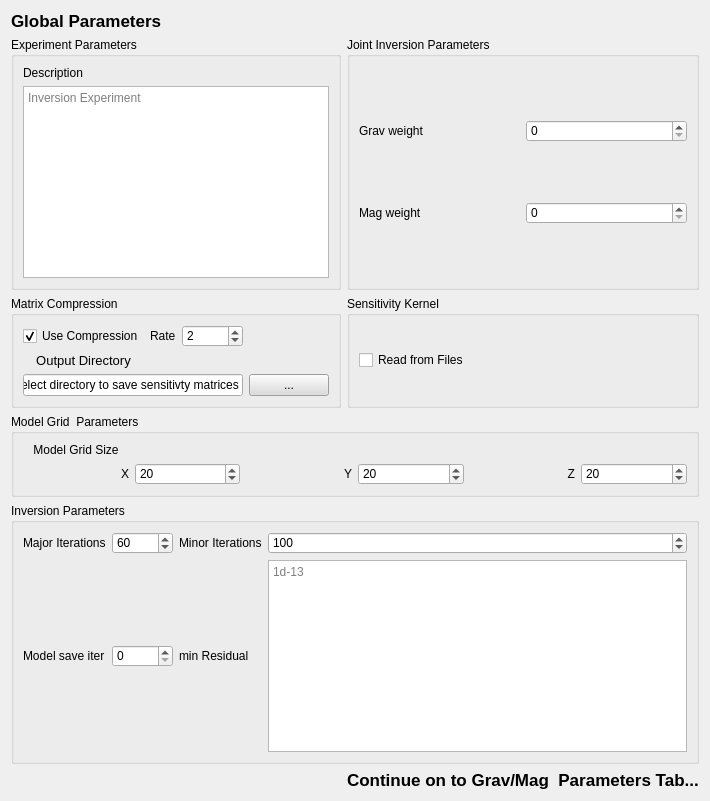
     <widget class="QWidget" name="Fieldwork_preparation">
      <property name="styleSheet">
       <string notr="true">#Fieldwork_preparation {
	background-position: center;
	background-repeat: no-repeat;
	background-attachment: fixed; 
	background-size: 100% 100%;
	background-color: rgb(240, 240, 240,255);
}</string>
      </property>
      <attribute name="title">
       <string>Global Parameters</string>
      </attribute>
      <layout class="QGridLayout" name="gridLayout_12">
       <item row="1" column="1">
        <widget class="QGroupBox" name="groupBox_4">
         <property name="title">
          <string>Experiment Parameters</string>
         </property>
         <layout class="QGridLayout" name="gridLayout_16">
          <item row="1" column="0">
           <widget class="QTextEdit" name="textEdit">
            <property name="placeholderText">
             <string>Inversion Experiment</string>
            </property>
           </widget>
          </item>
          <item row="0" column="0">
           <widget class="QLabel" name="label">
            <property name="text">
             <string>Description</string>
            </property>
           </widget>
          </item>
         </layout>
        </widget>
       </item>
       <item row="1" column="2">
        <widget class="QGroupBox" name="groupBox_28">
         <property name="title">
          <string>Joint Inversion Parameters</string>
         </property>
         <layout class="QGridLayout" name="gridLayout_14">
          <item row="0" column="0">
           <widget class="QLabel" name="label_70">
            <property name="text">
             <string>Grav weight</string>
            </property>
           </widget>
          </item>
          <item row="0" column="1">
           <widget class="QgsDoubleSpinBox" name="mQgsDoubleSpinBox_36">
            <property name="enabled">
             <bool>true</bool>
            </property>
            <property name="decimals">
             <number>0</number>
            </property>
            <property name="maximum">
             <double>1.000000000000000</double>
            </property>
            <property name="singleStep">
             <double>0.100000000000000</double>
            </property>
            <property name="value">
             <double>0.000000000000000</double>
            </property>
           </widget>
          </item>
          <item row="1" column="0">
           <widget class="QLabel" name="label_69">
            <property name="text">
             <string>Mag weight</string>
            </property>
           </widget>
          </item>
          <item row="1" column="1">
           <widget class="QgsDoubleSpinBox" name="mQgsDoubleSpinBox_37">
            <property name="enabled">
             <bool>true</bool>
            </property>
            <property name="decimals">
             <number>0</number>
            </property>
            <property name="maximum">
             <double>1.000000000000000</double>
            </property>
            <property name="singleStep">
             <double>0.100000000000000</double>
            </property>
            <property name="value">
             <double>0.000000000000000</double>
            </property>
           </widget>
          </item>
         </layout>
        </widget>
       </item>
       <item row="2" column="1">
        <widget class="QGroupBox" name="groupBox_20">
         <property name="title">
          <string>Matrix Compression</string>
         </property>
         <layout class="QGridLayout" name="gridLayout_10">
          <item row="0" column="0">
           <widget class="QCheckBox" name="checkBox_2">
            <property name="text">
             <string>Use Compression</string>
            </property>
            <property name="checked">
             <bool>true</bool>
            </property>
           </widget>
          </item>
          <item row="0" column="1">
           <widget class="QLabel" name="label_22">
            <property name="text">
             <string>Rate</string>
            </property>
           </widget>
          </item>
          <item row="0" column="2">
           <widget class="QgsDoubleSpinBox" name="mQgsDoubleSpinBox_22">
            <property name="enabled">
             <bool>true</bool>
            </property>
            <property name="decimals">
             <number>0</number>
            </property>
            <property name="maximum">
             <double>10000.000000000000000</double>
            </property>
            <property name="singleStep">
             <double>1.000000000000000</double>
            </property>
            <property name="value">
             <double>2.000000000000000</double>
            </property>
           </widget>
          </item>
          <item row="1" column="0">
           <widget class="QLabel" name="label_79">
            <property name="styleSheet">
             <string notr="true">font-family: Arial; 
font-size: 13px;
</string>
            </property>
            <property name="text">
             <string>Output Directory</string>
            </property>
            <property name="alignment">
             <set>Qt::AlignCenter</set>
            </property>
           </widget>
          </item>
          <item row="2" column="0" colspan="3">
           <widget class="QLineEdit" name="lineEdit_20">
            <property name="enabled">
             <bool>true</bool>
            </property>
            <property name="autoFillBackground">
             <bool>false</bool>
            </property>
            <property name="styleSheet">
             <string notr="true">font-color:gray
</string>
            </property>
            <property name="inputMask">
             <string/>
            </property>
            <property name="text">
             <string>Select directory to save sensitivty matrices</string>
            </property>
            <property name="placeholderText">
             <string/>
            </property>
           </widget>
          </item>
          <item row="2" column="3">
           <widget class="QPushButton" name="pushButton_11">
            <property name="enabled">
             <bool>true</bool>
            </property>
            <property name="toolTip">
             <string>Choose your Main Project </string>
            </property>
            <property name="whatsThis">
             <string/>
            </property>
            <property name="styleSheet">
             <string notr="true">background-color: rgb(220, 220, 220, 255);</string>
            </property>
            <property name="text">
             <string>...</string>
            </property>
           </widget>
          </item>
         </layout>
        </widget>
       </item>
       <item row="2" column="2">
        <widget class="QGroupBox" name="groupBox_19">
         <property name="title">
          <string>Sensitivity Kernel</string>
         </property>
         <layout class="QGridLayout" name="gridLayout_9">
          <item row="0" column="0">
           <widget class="QCheckBox" name="checkBox">
            <property name="text">
             <string>Read from Files</string>
            </property>
           </widget>
          </item>
         </layout>
        </widget>
       </item>
       <item row="3" column="1" colspan="2">
        <widget class="QGroupBox" name="groupBox_5">
         <property name="title">
          <string>Model Grid  Parameters</string>
         </property>
         <layout class="QGridLayout" name="gridLayout_15">
          <item row="5" column="3">
           <widget class="QgsSpinBox" name="mQgsSpinBox_5">
            <property name="maximum">
             <number>10000</number>
            </property>
            <property name="singleStep">
             <number>1</number>
            </property>
            <property name="value">
             <number>20</number>
            </property>
            <property name="displayIntegerBase">
             <number>10</number>
            </property>
           </widget>
          </item>
          <item row="5" column="0">
           <widget class="QLabel" name="label_3">
            <property name="text">
             <string>X</string>
            </property>
            <property name="alignment">
             <set>Qt::AlignRight|Qt::AlignTrailing|Qt::AlignVCenter</set>
            </property>
           </widget>
          </item>
          <item row="5" column="4">
           <widget class="QLabel" name="label_5">
            <property name="text">
             <string>Z</string>
            </property>
            <property name="alignment">
             <set>Qt::AlignRight|Qt::AlignTrailing|Qt::AlignVCenter</set>
            </property>
           </widget>
          </item>
          <item row="5" column="5">
           <widget class="QgsSpinBox" name="mQgsSpinBox_6">
            <property name="maximum">
             <number>10000</number>
            </property>
            <property name="singleStep">
             <number>1</number>
            </property>
            <property name="value">
             <number>20</number>
            </property>
            <property name="displayIntegerBase">
             <number>10</number>
            </property>
           </widget>
          </item>
          <item row="5" column="2">
           <widget class="QLabel" name="label_4">
            <property name="text">
             <string>Y</string>
            </property>
            <property name="alignment">
             <set>Qt::AlignRight|Qt::AlignTrailing|Qt::AlignVCenter</set>
            </property>
           </widget>
          </item>
          <item row="5" column="1">
           <widget class="QgsSpinBox" name="mQgsSpinBox_4">
            <property name="maximum">
             <number>10000</number>
            </property>
            <property name="singleStep">
             <number>1</number>
            </property>
            <property name="value">
             <number>20</number>
            </property>
            <property name="displayIntegerBase">
             <number>10</number>
            </property>
           </widget>
          </item>
          <item row="4" column="0">
           <widget class="QLabel" name="label_2">
            <property name="text">
             <string>Model Grid Size</string>
            </property>
            <property name="alignment">
             <set>Qt::AlignCenter</set>
            </property>
           </widget>
          </item>
         </layout>
        </widget>
       </item>
       <item row="4" column="1" colspan="2">
        <widget class="QGroupBox" name="groupBox_25">
         <property name="title">
          <string>Inversion Parameters</string>
         </property>
         <layout class="QGridLayout" name="gridLayout_11">
          <item row="0" column="0">
           <widget class="QLabel" name="label_41">
            <property name="text">
             <string>Major Iterations</string>
            </property>
           </widget>
          </item>
          <item row="0" column="1">
           <widget class="QgsSpinBox" name="mQgsSpinBox_7">
            <property name="maximum">
             <number>10000</number>
            </property>
            <property name="singleStep">
             <number>10</number>
            </property>
            <property name="value">
             <number>60</number>
            </property>
            <property name="displayIntegerBase">
             <number>10</number>
            </property>
           </widget>
          </item>
          <item row="0" column="2">
           <widget class="QLabel" name="label_63">
            <property name="text">
             <string>Minor Iterations</string>
            </property>
           </widget>
          </item>
          <item row="0" column="3">
           <widget class="QgsSpinBox" name="mQgsSpinBox_8">
            <property name="maximum">
             <number>10000</number>
            </property>
            <property name="singleStep">
             <number>10</number>
            </property>
            <property name="value">
             <number>100</number>
            </property>
            <property name="displayIntegerBase">
             <number>10</number>
            </property>
           </widget>
          </item>
          <item row="1" column="0">
           <widget class="QLabel" name="label_65">
            <property name="text">
             <string>Model save iter</string>
            </property>
           </widget>
          </item>
          <item row="1" column="1">
           <widget class="QgsSpinBox" name="mQgsSpinBox_9">
            <property name="maximum">
             <number>10000</number>
            </property>
            <property name="singleStep">
             <number>1</number>
            </property>
            <property name="value">
             <number>0</number>
            </property>
            <property name="displayIntegerBase">
             <number>10</number>
            </property>
           </widget>
          </item>
          <item row="1" column="2">
           <widget class="QLabel" name="label_64">
            <property name="text">
             <string>min Residual</string>
            </property>
           </widget>
          </item>
          <item row="1" column="3">
           <widget class="QTextEdit" name="textEdit_3">
            <property name="placeholderText">
             <string>1d-13</string>
            </property>
           </widget>
          </item>
         </layout>
        </widget>
       </item>
       <item row="5" column="2">
        <widget class="QLabel" name="label_11">
         <property name="font">
          <font>
           <pointsize>13</pointsize>
           <weight>75</weight>
           <bold>true</bold>
          </font>
         </property>
         <property name="text">
          <string>Continue on to Grav/Mag  Parameters Tab...</string>
         </property>
        </widget>
       </item>
       <item row="0" column="1">
        <widget class="QLabel" name="label_10">
         <property name="font">
          <font>
           <pointsize>13</pointsize>
           <weight>75</weight>
           <bold>true</bold>
          </font>
         </property>
         <property name="text">
          <string>Global Parameters</string>
         </property>
        </widget>
       </item>
      </layout>
     </widget>
